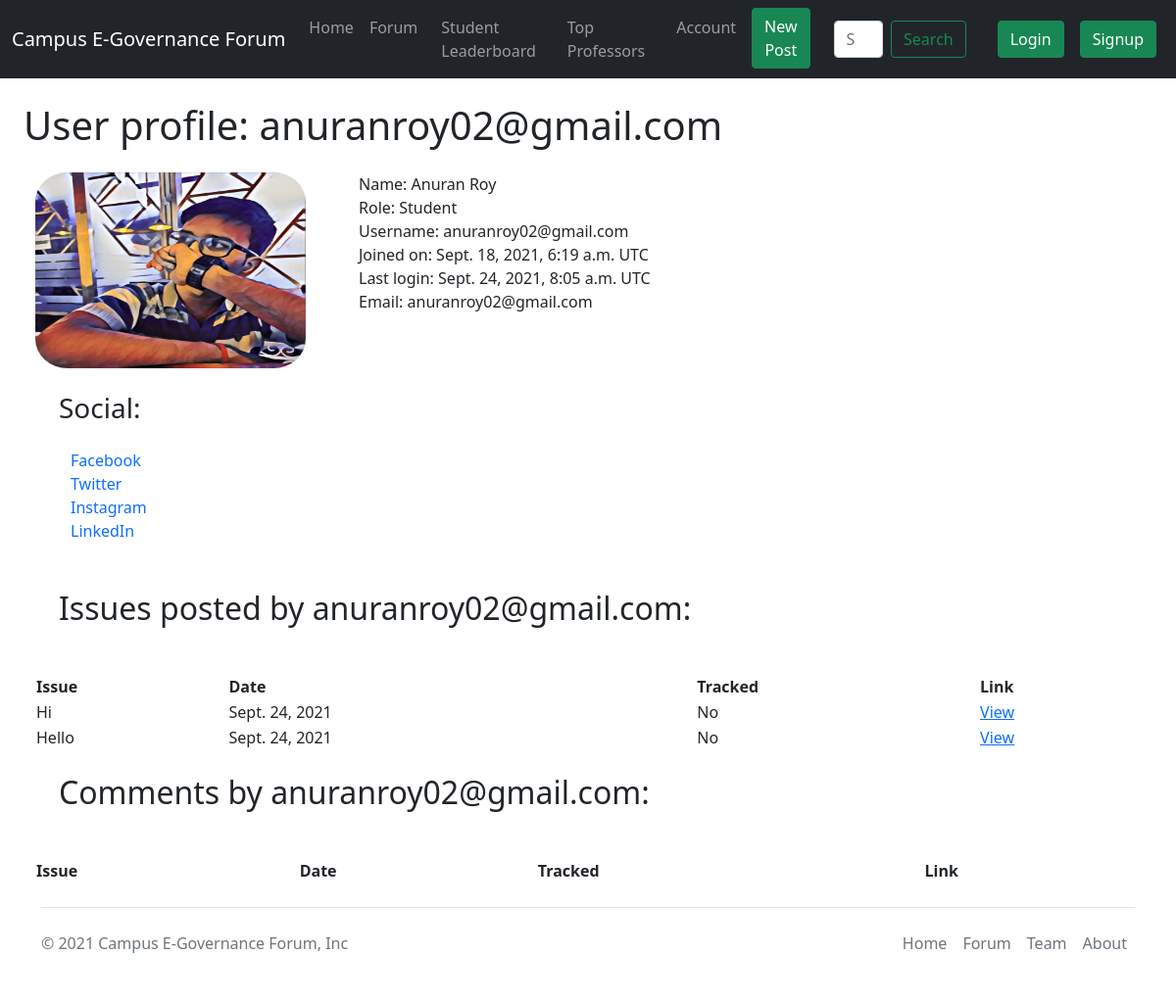
The app's page /forum/user/anuranroy02@gmail.com with its own data.
### forum/models.py (models this page shows, shortened)
class UserProfile(models.Model):
    sno = models.AutoField(primary_key=True)
    user = models.ForeignKey(User, on_delete=models.CASCADE)
    username = models.CharField(max_length=255, unique=True)
    reputation = models.IntegerField(default=0)
    rollno = models.CharField(max_length=20, default='')
    facebook = models.CharField(max_length=150, default='#')
    twitter = models.CharField(max_length=150, default='#')
    instagram = models.CharField(max_length=150, default='#')
    linkedin = models.CharField(max_length=150, default='#')
    profilepic = models.ImageField(upload_to='forum/images/', blank=True)

class Issue(models.Model):
    sno = models.AutoField(primary_key=True)
    user = models.ForeignKey(User, on_delete=models.CASCADE)
    subject = models.CharField(max_length=100, default="(Not available)")
    summary = models.TextField(max_length=200, default="(Not available)")
    description = models.TextField(max_length=750, default="(Not available)")
    image = models.ImageField(upload_to='forum/images/', blank=True)
    tracked = models.BooleanField(choices=((True, 'Yes'), (False, 'No')), default=False)
    status = models.TextField(max_length=300, default="")
    date = models.DateField(auto_now_add=True)
    author = models.CharField(max_length=50, default="Anonymous")
    slug = models.SlugField(unique=True, max_length=100)
    votes = models.IntegerField(default=0)
    tvotes = models.IntegerField(default=0)
    tags = models.JSONField(default=dict)
    class Meta:
        ordering = ['tvotes', '-votes', '-date']

### forum/views.py (the view, shortened to what this page needs)
# urls.py: path('user/<str:slug>', views.userProfile, name="UserProfile"),
def userProfile(request, slug):
    try:
        user = User.objects.filter(username=slug)
        user_issues = Issue.objects.filter(author=slug)
        params = dict(user.values()[0])
        params["user_issues"] = list(user_issues.values())
        params["comments"] = list(Comment.objects.filter(username=slug).values())
        profileType = None
        profilepic = ''
        if UserProfile.objects.filter(username=slug).exists():
            profileType = "Student"
            profilepic = UserProfile.objects.filter(username=slug).first().profilepic
        elif TeacherProfile.objects.filter(username=slug).exists():
            profileType = "Faculty"
            profilepic = TeacherProfile.objects.filter(username=slug).first().profilepic
        else:
            profileType = "Unknown"
        params["profileType"] = profileType
        params["profilepic"] = profilepic
        if list(user) == []:
            msg = {
                    "code": 404,
                    "status": "Username not found :(",
                    "message": f"The username {slug} you've been searching for is not available in our data. :( Maybe the user deleted their account, or is Anonymous?"
                }
            return errorPage(request, msg)
        elif request.user.username == slug:
            return redirect('/forum/dashboard/')
        else:
            return render(request, 'forum/user.html', params)
    except Exception as e:
        return errorPage(request, messages["500"])

### forum/templates/forum/user.html (shortened to what this page needs)
{% extends 'forum/base.html' %}
{% block body %}
<h1 class="my-4 mx-4">User profile: {{username}} </h1>
<div class="row mx-4">
    <img src="/media/{{profilepic}}" style="height: 200px; width: 300px; margin-right: 30px; border-radius: 15%;">
    <div class="col-md-6">
        Name: {{first_name}} {{last_name}}<br>
        Role: {{profileType}}<br>
        Username: {{ username }}<br>
        Joined on: {{ date_joined }} UTC<br>
        Last login: {{ last_login }} UTC<br>
        Email: {{email}}<br>
    </div>
    <div class="col-md-3">
        <h3 class="my-4 mx-4">Social:</h3>
        <p class="my-4 mx-4 row">
            <a style="text-decoration: none;" href="{{i.facebook}}" name="Facebook">Facebook</a>
            <a style="text-decoration: none;" href="{{i.twitter}}" name="Twitter">Twitter</a>
            <a style="text-decoration: none;" href="{{i.linkedin}}" name="Instagram">Instagram</a>
            <a style="text-decoration: none;" href="{{i.linkedin}}" name="LinkedIn">LinkedIn</a>
        </p>
    </div>
</div>
<div class="row mx-4">
<div class="container">
    <h2 class="my-4 mx-4">Issues posted by {{username}}:</h2><br>
    <table style="width:100%">
        <tr>
            <th>Issue</th>
            <th>Date</th>
            <th>Tracked</th>
            <th>Link</th>
        </tr>
        {% for i in user_issues %}
            <tr>
                <td>{{ i.subject }}</td>
                <td>{{ i.date }}</td>
                <td>{{ i.tracked|yesno:"Yes,No" }}</td>
                <td><a href="/forum/post/{{ i.slug }}" target="+_blank">View</td>
            </tr>
        {% endfor %}
    </table>
    <h2 class="my-4 mx-4">Comments by {{username}}:</h2><br>
    <table style="width:100%">
        <tr>
            <th>Issue</th>
            <th>Date</th>
            <th>Tracked</th>
            <th>Link</th>
        </tr>
    </table>
</div>
</div>
{% endblock %}

### records on screen
UserProfile: profilepic (picture)
Issue: subject "Hi", date "Sept. 24, 2021", tracked "No"
Issue: subject "Hello", date "Sept. 24, 2021", tracked "No"

### other values on screen
{{ username }} "anuranroy02@gmail.com"
{{ first_name }} "Anuran"
{{ last_name }} "Roy"
{{ profileType }} "Student"
{{ date_joined }} "Sept. 18, 2021, 6:19 a.m."
{{ last_login }} "Sept. 24, 2021, 8:05 a.m."
{{ email }} "anuranroy02@gmail.com"
